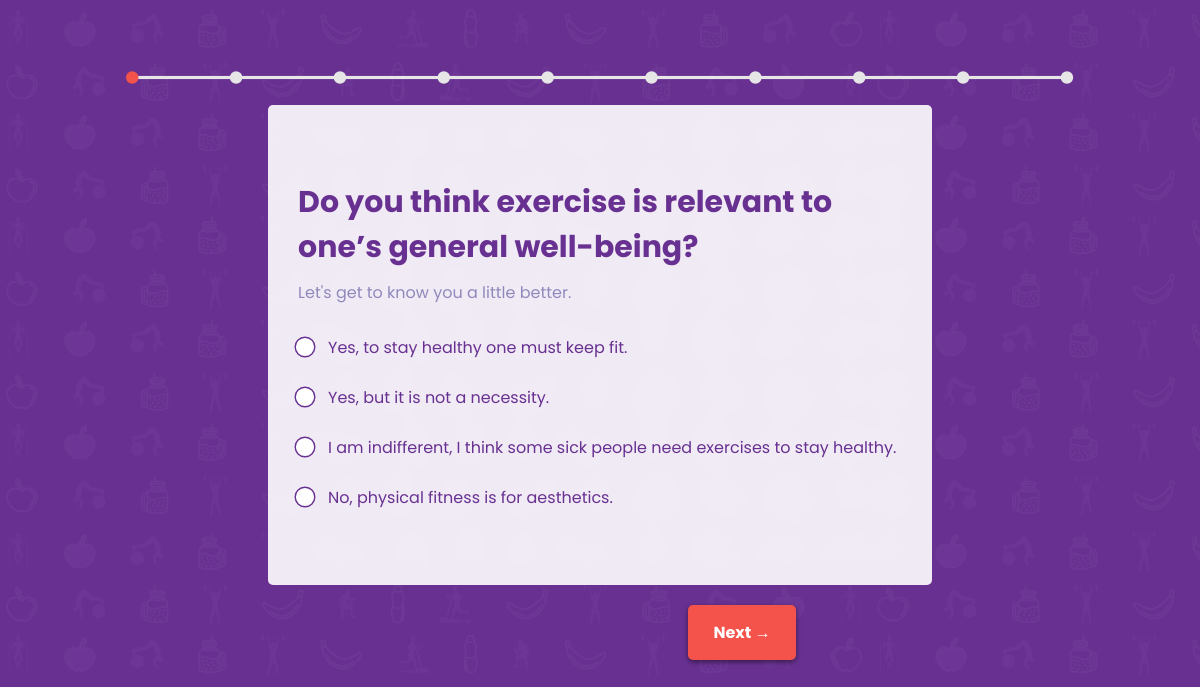
Page /Quiz/index.php on the committed database.
### tables this page shows
CREATE TABLE `quizz_questions` (
  `id` int(100) NOT NULL,
  `code` varchar(255) NOT NULL,
  `question` varchar(255) NOT NULL,
  `option1` varchar(255) NOT NULL,
  `option1_value` int(10) NOT NULL DEFAULT 0,
  `option2` varchar(255) NOT NULL,
  `option2_value` int(10) NOT NULL DEFAULT 0,
  `option3` varchar(255) DEFAULT NULL,
  `option3_value` int(10) NOT NULL DEFAULT 0,
  `option4` varchar(255) DEFAULT NULL,
  `option4_value` int(10) NOT NULL DEFAULT 0
);

### ClassLibraries/DatabaseCon.php (called while the page is built, shortened)
<?php
class DataBase
{
 function __construct()
 {
$con = mysqli_connect(DB_SERVER,DB_USER,DB_PASS,DB_NAME);
$this->dbh=$con;
 }
}

### ClassLibraries/MainClass.php (called while the page is built, shortened)
<?php
require_once('DatabaseCon.php');
class mainClass extends DataBase{
    function fetchQuestionsAndOptions()
    {
        $myQuery = "SELECT * FROM quizz_questions";
        $result = mysqli_query($this->dbh, $myQuery);
        return $result;
    }
}

### Quiz/index.php (the view, shortened to what this page needs)
<?php
require_once('../ClassLibraries/MainClass.php');
$mainPlug = new mainClass();
?>
<!DOCTYPE html>
<html lang="en">
<head>
    <link rel="stylesheet" href="style.css">
    <link rel="stylesheet" href="https://cdnjs.cloudflare.com/ajax/libs/font-awesome/4.7.0/css/font-awesome.min.css">
</head>
<body>
    <div id="svg_wrap"></div>
    <form name="healthQuizz" onsubmit="return validateForm()" method="POST">
<?php
$result = $mainPlug->fetchQuestionsAndOptions();
while($row = mysqli_fetch_array($result))
{?>
   <section>
     <h2 class="quiz_h2"><?php echo $row['question']; ?> </h2>
     <p class="quiz_p">Let's get to know you a little better.</p>
    <div class="quiz_inner-wrapper">
        <input type="radio" id="option" name="<?php echo $row['code']; ?>" value="<?php echo $row['option1_value']; ?>" required/>
        <label for=""><?php echo $row['option1']; ?>  </label>
    </div>
    <div class="quiz_inner-wrapper">
        <input type="radio" id="option" name="<?php echo $row['code']; ?>" value="<?php echo $row['option2_value']; ?>" />
        <label for=""><?php echo $row['option2']; ?> </label>
    </div>
    <?php if(!empty($row['option3'])){ ?>
    <div class="quiz_inner-wrapper">
       <input type="radio"  id="option" name="<?php echo $row['code']; ?>" value="<?php echo $row['option3_value']; ?>" />
       <label for=""><?php echo $row['option3']; ?> </label>
    </div>
    <?php } ?>
    <?php if(!empty($row['option4'])){ ?>
    <div class="quiz_inner-wrapper">
       <input type="radio"  id="option" name="<?php echo $row['code']; ?>" value="<?php echo $row['option4_value']; ?>" />
       <label for=""><?php echo $row['option4']; ?> </label>
    </div>
    <?php } ?>
   </section>
   <?php
}
?>
   <div class="button" id="next">Next &rarr;</div>
</form>
</body>
</html>

### Quiz/style.css (style rules this page uses)
html { height: 100%; min-height:800px; }
body { background: url(images/Resound@2x.png); background-size:cover; background-repeat:no-repeat; text-align: center; font-family: 'Poppins', sans-serif; -webkit-touch-callout: none; -webkit-user-select: none; -khtml-user-select: none; -moz-user-select: none; -ms-user-select: none; user-select: none; }
#svg_wrap { margin-top: 70px; }
.button { background: #F3534A; border-radius: 5px; padding: 15px 25px; display: inline-block; margin: 10px; font-weight: bold; color: white; cursor: pointer; box-shadow:0px 2px 5px rgb(0,0,0,0.5); position: relative; left: 12%; -webkit-appearance:none; opacity: 1 }
section { display: flex; flex-flow: column; align-items: flex-start; padding: 50px 30px; max-width: 51%; margin: 10px auto; background:white; background:rgba(255,255,255,0.9); backdrop-filter:blur(10px); border-radius:5px; transition:transform 0.2s ease-in-out; }
label { margin-left: 30px; font-size: 21px; }
input { width: auto; margin: 7px 0px; display: inline-block; padding: 12px 25px; box-sizing: border-box; border-radius: 5px; border: 1px solid lightgrey; font-size: 1em; font-family:inherit; background:white; }
p { text-align:justify; margin-top:0; }
.quiz_h2 { color: #683191; font-size: 30px; margin-bottom: 10px; text-align: left; }
.quiz_p { color: #332A86; font-size: 16px; margin-bottom: 30px; opacity: 0.5; }
input[type="radio"] { transform: scale(.7); appearance: none; -webkit-appearance: none; display: inline-block; vertical-align: middle; z-index: 100; margin: 0; padding: 0; width: 30px; height: 30px; position: absolute; border: 2px solid #683191; border-radius: 50%; left: 22px; cursor: pointer; }
.quiz_inner-wrapper { display: flex; align-items: center; margin-bottom: 25px; }
label { color:#683191; font-size: 16px; }

### rows in the picture
quizz_questions: question "Do you think exercise is relevant to one’s general well-being?", option1 "Yes, to stay healthy one must keep fit.", option2 "Yes, but it is not a necessity.", option3 "I am indifferent, I think some sick people need exercises to stay healthy.", option4 "No, physical fitness is for aesthetics."
